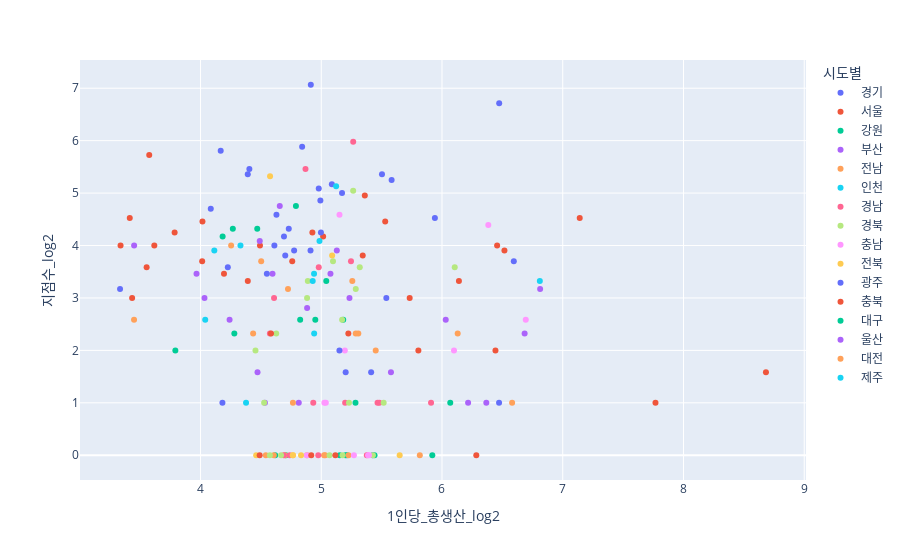

Notebook source saved alongside this figure:
### Code cell
# 시군구별 인당 총생산과 지점수 log2 그래프

fig = px.scatter(gungu2019, x = '1인당_총생산_log2', y = '지점수_log2', color = '시도별')
fig.show()

### Figure 1 — Plotly figure (JSON) as saved in the notebook; plotly's stock layout.template omitted (floating-point values rounded to 4 significant figures)
{"data": [{"hovertemplate": "시도별=경기<br>1인당_총생산_log2=%{x}<br>지점수_log2=%{y}<extra></extra>", "legendgroup": "경기", "marker": {"color": "#636efa", "symbol": "circle"}, "mode": "markers", "name": "경기", "orientation": "v", "showlegend": true, "type": "scatter", "x": [4.923, 4.405, 6.473, 4.629, 4.702, 4.226, 4.775, 4.979, 4.167, 4.205, 4.391, 5.583, 4.914, 4.993, 5.172, 5.539, 5.088, 4.911, 4.182, 5.202, 5.35, 4.612, 4.842, 4.691, 4.085, 6.595, 5.503, 5.941, 5.426, 4.731, 6.474], "xaxis": "x", "y": [null, 5.459, 1, 4.585, 3.807, 3.585, 3.907, 5.087, 5.807, null, 5.358, 5.248, 7.066, 4.858, 5, 3, 5.17, 3.907, 1, 1.585, null, 4, 5.883, 4.17, 4.7, 3.7, 5.358, 4.524, 0, 4.322, 6.714], "yaxis": "y"}, {"hovertemplate": "시도별=서울<br>1인당_총생산_log2=%{x}<br>지점수_log2=%{y}<extra></extra>", "legendgroup": "서울", "marker": {"color": "#EF553B", "symbol": "circle"}, "mode": "markers", "name": "서울", "orientation": "v", "showlegend": true, "type": "scatter", "x": [7.141, 4.493, 3.434, 4.927, 3.554, 4.195, 5.016, 6.14, 3.575, 3.338, 4.392, 4.014, 5.732, 4.76, 6.457, 5.343, 3.786, 5.53, 4.016, 6.517, 5.804, 3.414, 7.768, 8.683, 3.618], "xaxis": "x", "y": [4.524, 4, 3, 4.248, 3.585, 3.459, 4.17, 3.322, 5.728, 4, 3.322, 3.7, 3, 3.7, 4, 3.807, 4.248, 4.459, 4.459, 3.907, 2, 4.524, 1, 1.585, 4], "yaxis": "y"}, {"hovertemplate": "시도별=강원<br>1인당_총생산_log2=%{x}<br>지점수_log2=%{y}<extra></extra>", "legendgroup": "강원", "marker": {"color": "#00cc96", "symbol": "circle"}, "mode": "markers", "name": "강원", "orientation": "v", "showlegend": true, "type": "scatter", "x": [4.707, 5.46, 5.182, 5.277, 4.619, 5.546, 5.349, 5.2, 4.79, 5.744, 5.292, 5.441, 4.825, 4.705, 5.153, 5.213, 5.92, 5.284], "xaxis": "x", "y": [0, null, 2.585, null, 0, null, null, 0, 4.755, null, null, 0, 2.585, null, 0, 0, 0, 1], "yaxis": "y"}, {"hovertemplate": "시도별=부산<br>1인당_총생산_log2=%{x}<br>지점수_log2=%{y}<extra></extra>", "legendgroup": "부산", "marker": {"color": "#ab63fa", "symbol": "circle"}, "mode": "markers", "name": "부산", "orientation": "v", "showlegend": true, "type": "scatter", "x": [6.813, 4.241, 5.129, 5.234, 5.577, 3.967, 4.656, 3.45, 4.883, 4.491, 4.814, 4.033, 5.076, 4.534, 6.216, 4.596], "xaxis": "x", "y": [3.17, 2.585, 3.907, 3, 1.585, 3.459, 4.755, 4, 2.807, 4.087, 1, 3, 3.459, 1, 1, 3.459], "yaxis": "y"}, {"hovertemplate": "시도별=전남<br>1인당_총생산_log2=%{x}<br>지점수_log2=%{y}<extra></extra>", "legendgroup": "전남", "marker": {"color": "#FFA15A", "symbol": "circle"}, "mode": "markers", "name": "전남", "orientation": "v", "showlegend": true, "type": "scatter", "x": [4.765, 4.607, 5.163, 6.13, 4.593, 5.451, 5.033, 4.254, 5.307, 4.7, 4.503, 4.886, 6.581, 5.226, 5.816, 4.541, 5.46, 4.832, 4.925, 4.976, 5.024, 4.883], "xaxis": "x", "y": [1, 0, null, 2.322, null, 2, 0, 4, 2.322, 0, 3.7, null, 1, 0, 0, 0, null, null, null, null, 0, 0], "yaxis": "y"}, {"hovertemplate": "시도별=인천<br>1인당_총생산_log2=%{x}<br>지점수_log2=%{y}<extra></extra>", "legendgroup": "인천", "marker": {"color": "#19d3f3", "symbol": "circle"}, "mode": "markers", "name": "인천", "orientation": "v", "showlegend": true, "type": "scatter", "x": [4.712, 4.039, 4.94, 4.377, 4.114, 4.331, 5.123, 4.985, 5.243, 6.81], "xaxis": "x", "y": [null, 2.585, 3.459, 1, 3.907, 4, 5.129, 4.087, null, 3.322], "yaxis": "y"}, {"hovertemplate": "시도별=경남<br>1인당_총생산_log2=%{x}<br>지점수_log2=%{y}<extra></extra>", "legendgroup": "경남", "marker": {"color": "#FF6692", "symbol": "circle"}, "mode": "markers", "name": "경남", "orientation": "v", "showlegend": true, "type": "scatter", "x": [5.246, 4.739, 5.466, 4.87, 4.689, 4.934, 5.378, 4.975, 4.979, 5.198, 4.609, 5.481, 5.265, 4.575, 5.652, 5.909, 4.813, 4.729], "xaxis": "x", "y": [3.7, 0, 1, 5.459, 0, 1, 0, 0, 3.585, 1, 3, 1, 5.977, 2.322, null, 1, null, null], "yaxis": "y"}, {"hovertemplate": "시도별=경북<br>1인당_총생산_log2=%{x}<br>지점수_log2=%{y}<extra></extra>", "legendgroup": "경북", "marker": {"color": "#B6E880", "symbol": "circle"}, "mode": "markers", "name": "경북", "orientation": "v", "showlegend": true, "type": "scatter", "x": [4.889, 5.319, 5.517, 6.105, 5.176, 5.286, 4.527, 5.189, 4.627, 5.428, 5.097, 4.575, 4.661, 4.883, 5.23, 4.455, 5.106, 5.543, 4.771, 4.667, 5.069, 5.173, 5.264], "xaxis": "x", "y": [3.322, 3.585, 1, 3.585, 0, 3.17, 1, null, 2.322, 0, 3.7, 0, null, 3, 1, 2, null, null, null, 0, 0, 2.585, 5.044], "yaxis": "y"}, {"hovertemplate": "시도별=충남<br>1인당_총생산_log2=%{x}<br>지점수_log2=%{y}<extra></extra>", "legendgroup": "충남", "marker": {"color": "#FF97FF", "symbol": "circle"}, "mode": "markers", "name": "충남", "orientation": "v", "showlegend": true, "type": "scatter", "x": [5.195, 5.079, 5.388, 5.038, 6.099, 5.414, 4.881, 6.694, 5.511, 6.383, 5.396, 5.151, 5.27, 5.562, 5.026], "xaxis": "x", "y": [2, null, 0, 1, 2, null, 0, 2.585, null, 4.392, 0, 4.585, 0, null, 1], "yaxis": "y"}, {"hovertemplate": "시도별=전북<br>1인당_총생산_log2=%{x}<br>지점수_log2=%{y}<extra></extra>", "legendgroup": "전북", "marker": {"color": "#FECB52", "symbol": "circle"}, "mode": "markers", "name": "전북", "orientation": "v", "showlegend": true, "type": "scatter", "x": [4.994, 5.09, 5.186, 4.461, 4.902, 4.897, 4.836, 5.649, 4.764, 4.833, 4.63, 4.576, 4.831, 4.766], "xaxis": "x", "y": [null, 3.807, null, 0, null, null, null, 0, 0, 0, null, 5.322, null, 0], "yaxis": "y"}, {"hovertemplate": "시도별=광주<br>1인당_총생산_log2=%{x}<br>지점수_log2=%{y}<extra></extra>", "legendgroup": "광주", "marker": {"color": "#636efa", "symbol": "circle"}, "mode": "markers", "name": "광주", "orientation": "v", "showlegend": true, "type": "scatter", "x": [4.997, 3.334, 5.413, 4.549, 5.151], "xaxis": "x", "y": [4.248, 3.17, 1.585, 3.459, 2], "yaxis": "y"}, {"hovertemplate": "시도별=충북<br>1인당_총생산_log2=%{x}<br>지점수_log2=%{y}<extra></extra>", "legendgroup": "충북", "marker": {"color": "#EF553B", "symbol": "circle"}, "mode": "markers", "name": "충북", "orientation": "v", "showlegend": true, "type": "scatter", "x": [5.15, 5.346, 5.117, 4.49, 4.917, 6.284, 4.584, 4.881, 6.443, 5.361, 5.224], "xaxis": "x", "y": [null, null, 0, 0, 0, 0, 2.322, null, 2, 4.954, 2.322], "yaxis": "y"}, {"hovertemplate": "시도별=대구<br>1인당_총생산_log2=%{x}<br>지점수_log2=%{y}<extra></extra>", "legendgroup": "대구", "marker": {"color": "#00cc96", "symbol": "circle"}, "mode": "markers", "name": "대구", "orientation": "v", "showlegend": true, "type": "scatter", "x": [3.792, 4.268, 5.042, 4.951, 4.47, 4.28, 4.183, 6.068], "xaxis": "x", "y": [2, 4.322, 3.322, 2.585, 4.322, 2.322, 4.17, 1], "yaxis": "y"}, {"hovertemplate": "시도별=울산<br>1인당_총생산_log2=%{x}<br>지점수_log2=%{y}<extra></extra>", "legendgroup": "울산", "marker": {"color": "#ab63fa", "symbol": "circle"}, "mode": "markers", "name": "울산", "orientation": "v", "showlegend": true, "type": "scatter", "x": [6.684, 7.066, 6.031, 6.367, 4.472], "xaxis": "x", "y": [2.322, null, 2.585, 1, 1.585], "yaxis": "y"}, {"hovertemplate": "시도별=대전<br>1인당_총생산_log2=%{x}<br>지점수_log2=%{y}<extra></extra>", "legendgroup": "대전", "marker": {"color": "#FFA15A", "symbol": "circle"}, "mode": "markers", "name": "대전", "orientation": "v", "showlegend": true, "type": "scatter", "x": [5.286, 3.45, 4.725, 5.257, 4.436], "xaxis": "x", "y": [2.322, 2.585, 3.17, 3.322, 2.322], "yaxis": "y"}, {"hovertemplate": "시도별=제주<br>1인당_총생산_log2=%{x}<br>지점수_log2=%{y}<extra></extra>", "legendgroup": "제주", "marker": {"color": "#19d3f3", "symbol": "circle"}, "mode": "markers", "name": "제주", "orientation": "v", "showlegend": true, "type": "scatter", "x": [4.941, 4.929], "xaxis": "x", "y": [2.322, 3.322], "yaxis": "y"}], "layout": {"legend": {"title": {"text": "시도별"}, "tracegroupgap": 0}, "margin": {"t": 60}, "xaxis": {"anchor": "y", "domain": [0, 1], "title": {"text": "1인당_총생산_log2"}}, "yaxis": {"anchor": "x", "domain": [0, 1], "title": {"text": "지점수_log2"}}}}
